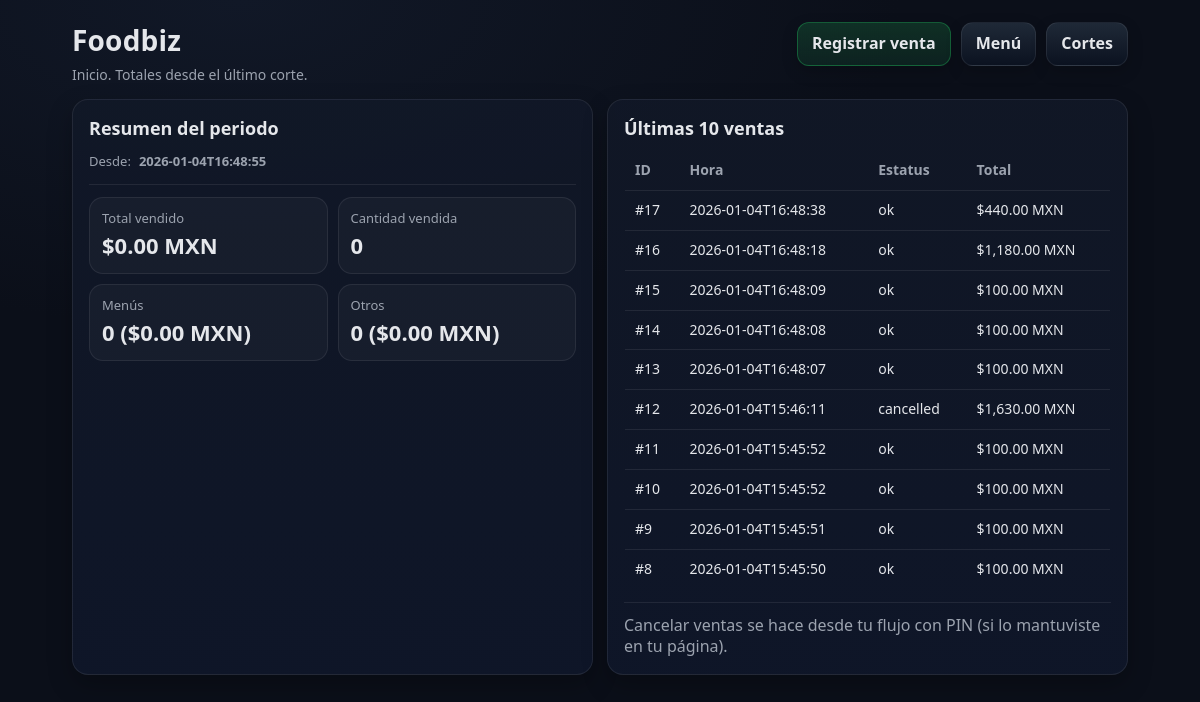
The page / on the database its author committed.
### tables this page shows
CREATE TABLE cuts (
        id INTEGER PRIMARY KEY AUTOINCREMENT,
        cut_at TEXT NOT NULL,
        cashier TEXT NOT NULL,
        expected_cents INTEGER NOT NULL,
        counted_cents INTEGER NOT NULL,
        diff_cents INTEGER NOT NULL,
        total_qty INTEGER NOT NULL,
        menu_qty INTEGER NOT NULL,
        menu_cents INTEGER NOT NULL,
        other_qty INTEGER NOT NULL,
        other_cents INTEGER NOT NULL
    );

CREATE TABLE orders (
        id INTEGER PRIMARY KEY AUTOINCREMENT,
        created_at TEXT NOT NULL,
        status TEXT NOT NULL DEFAULT 'ok'
    );

### app.py (the view)
@app.route("/")
def index():
    conn = db()
    lc = last_cut_at(conn)
    totals = totals_since(conn, lc)
    cur = conn.cursor()
    cur.execute("""
        SELECT o.id, o.created_at, o.status,
               COALESCE(SUM(oi.qty * oi.price_cents), 0) AS total_cents
        FROM orders o
        LEFT JOIN order_items oi ON oi.order_id = o.id
        GROUP BY o.id
        ORDER BY o.id DESC
        LIMIT 10
    """)
    recent_orders = cur.fetchall()
    conn.close()
    return render_template("index.html", last_cut=lc, totals=totals, recent_orders=recent_orders)

### app.py (called while the page is built)
def db():
    conn = sqlite3.connect(DB_PATH)
    conn.row_factory = sqlite3.Row
    return conn

@app.template_filter("pesos")
def pesos(cents: int):
    return f"${int(cents)/100:,.2f} MXN"

def last_cut_at(conn) -> str:
    cur = conn.cursor()
    cur.execute("SELECT cut_at FROM cuts ORDER BY id DESC LIMIT 1")
    r = cur.fetchone()
    return r["cut_at"] if r else "1970-01-01T00:00:00"

### templates/index.html (shortened to what this page needs)
<!doctype html>
<html lang="es">
<head>
  <link rel="stylesheet" href="{{ url_for('static', filename='style.css') }}">
</head>
<body>
  <div class="container">
    <div class="header">
      <div>
        <h1 class="h-title">Foodbiz</h1>
        <p class="h-sub">Inicio. Totales desde el último corte.</p>
      </div>
      <div class="nav">
        <a class="btn primary" href="{{ url_for('new_order') }}">Registrar venta</a>
        <a class="btn" href="{{ url_for('menu') }}">Menú</a>
        <a class="btn" href="{{ url_for('sales') }}">Cortes</a>
      </div>
    </div>
    <div class="grid two">
      <div class="card">
        <h2>Resumen del periodo</h2>
        <div class="badge">Desde: <b>{{ last_cut }}</b></div>
        <div class="hr"></div>
        <div class="kpis">
          <div class="kpi">
            <div class="label">Total vendido</div>
            <div class="value">{{ totals.total_cents|pesos }}</div>
          </div>
          <div class="kpi">
            <div class="label">Cantidad vendida</div>
            <div class="value">{{ totals.total_qty }}</div>
          </div>
          <div class="kpi">
            <div class="label">Menús</div>
            <div class="value">{{ totals.menu_qty }} ({{ totals.menu_cents|pesos }})</div>
          </div>
          <div class="kpi">
            <div class="label">Otros</div>
            <div class="value">{{ totals.other_qty }} ({{ totals.other_cents|pesos }})</div>
          </div>
        </div>
      </div>
      <div class="card">
        <h2>Últimas 10 ventas</h2>
        <table class="table">
          <thead>
            <tr>
              <th>ID</th>
              <th>Hora</th>
              <th>Estatus</th>
              <th>Total</th>
            </tr>
          </thead>
          <tbody>
            {% for o in recent_orders %}
              <tr>
                <td>#{{ o.id }}</td>
                <td>{{ o.created_at }}</td>
                <td>{{ o.status }}</td>
                <td>{{ o.total_cents|pesos }}</td>
              </tr>
            {% endfor %}
          </tbody>
        </table>
        <div class="hr"></div>
        <div class="muted">Cancelar ventas se hace desde tu flujo con PIN (si lo mantuviste en tu página).</div>
      </div>
    </div>
  </div>
</body>
</html>

### static/style.css (style rules this page uses)
:root { --bg:#0b0f19; --card:#111827; --card2:#0f172a; --text:#e5e7eb; --muted:#9ca3af; --line:rgba(255,255,255,.08); --accent:#22c55e; --danger:#ef4444; --warn:#f59e0b; --btn:#1f2937; --btn2:#0b1220; --shadow: 0 10px 25px rgba(0,0,0,.25); --radius: 16px; }
* { box-sizing:border-box; }
html,body { height:100%; }
body { margin:0; font-family: ui-sans-serif, system-ui, -apple-system, Segoe UI, Roboto, Arial, "Noto Sans", "Helvetica Neue", sans-serif; background: radial-gradient(1200px 600px at 20% 0%, #111827 0%, var(--bg) 55%); color: var(--text); line-height:1.35; }
a { color:inherit; text-decoration:none; }
.container { max-width: 1100px; margin: 0 auto; padding: 22px; }
.header { display:flex; align-items:flex-start; justify-content:space-between; gap:16px; margin-bottom: 14px; }
.h-title { font-size: 28px; font-weight: 800; letter-spacing: .2px; margin:0; }
.h-sub { margin:6px 0 0; color: var(--muted); font-size: 14px; }
.nav { display:flex; flex-wrap:wrap; gap:10px; }
.btn { display:inline-flex; align-items:center; justify-content:center; gap:8px; border: 1px solid var(--line); background: linear-gradient(180deg, var(--btn) 0%, var(--btn2) 100%); color: var(--text); padding: 10px 14px; border-radius: 12px; cursor:pointer; user-select:none; box-shadow: 0 6px 16px rgba(0,0,0,.18); font-weight: 700; }
.btn.primary { border-color: rgba(34,197,94,.35); background: linear-gradient(180deg, rgba(34,197,94,.18) 0%, rgba(34,197,94,.10) 100%); }
.grid { display:grid; grid-template-columns: 1fr; gap: 14px; }
@media (min-width: 900px) { .grid.two { grid-template-columns: 1fr 1fr; } }
.card { background: linear-gradient(180deg, rgba(17,24,39,.9) 0%, rgba(15,23,42,.9) 100%); border: 1px solid var(--line); border-radius: var(--radius); box-shadow: var(--shadow); padding: 16px; }
.card h2 { margin:0 0 10px; font-size: 18px; }
.badge { display:inline-flex; align-items:center; gap:8px; font-size: 13px; color: var(--muted); }
.kpis { display:grid; grid-template-columns: 1fr 1fr; gap: 10px; }
.kpi { padding: 12px; border-radius: 14px; border:1px solid var(--line); background: rgba(255,255,255,.03); }
.kpi .label { color: var(--muted); font-size: 13px; }
.kpi .value { font-size: 22px; font-weight: 900; margin-top: 4px; }
.table { width:100%; border-collapse: collapse; overflow:hidden; border-radius: 14px; border: 1px solid var(--line); }
.table th, .table td { padding: 10px 10px; border-bottom: 1px solid var(--line); text-align:left; font-size: 14px; }
.table th { color: var(--muted); font-weight: 800; }
.table tr:last-child td { border-bottom: none; }
.muted { color: var(--muted); }
.hr { height:1px; background: var(--line); margin: 12px 0; }

### rows shown on the page
cuts: cut_at "2026-01-04T16:48:55"
orders: id "17", created_at "2026-01-04T16:48:38", status "ok", total_cents|pesos "$440.00 MXN"
orders: id "16", created_at "2026-01-04T16:48:18", status "ok", total_cents|pesos "$1,180.00 MXN"
orders: id "15", created_at "2026-01-04T16:48:09", status "ok", total_cents|pesos "$100.00 MXN"
orders: id "14", created_at "2026-01-04T16:48:08", status "ok", total_cents|pesos "$100.00 MXN"
orders: id "13", created_at "2026-01-04T16:48:07", status "ok", total_cents|pesos "$100.00 MXN"
orders: id "12", created_at "2026-01-04T15:46:11", status "cancelled", total_cents|pesos "$1,630.00 MXN"
orders: id "11", created_at "2026-01-04T15:45:52", status "ok", total_cents|pesos "$100.00 MXN"
orders: id "10", created_at "2026-01-04T15:45:52", status "ok", total_cents|pesos "$100.00 MXN"
orders: id "9", created_at "2026-01-04T15:45:51", status "ok", total_cents|pesos "$100.00 MXN"
orders: id "8", created_at "2026-01-04T15:45:50", status "ok", total_cents|pesos "$100.00 MXN"

### other values the page prints
{{ totals.total_cents|pesos }} "$0.00 MXN"
{{ totals.total_qty }} "0"
{{ totals.menu_qty }} "0"
{{ totals.menu_cents|pesos }} "$0.00 MXN"
{{ totals.other_qty }} "0"
{{ totals.other_cents|pesos }} "$0.00 MXN"
